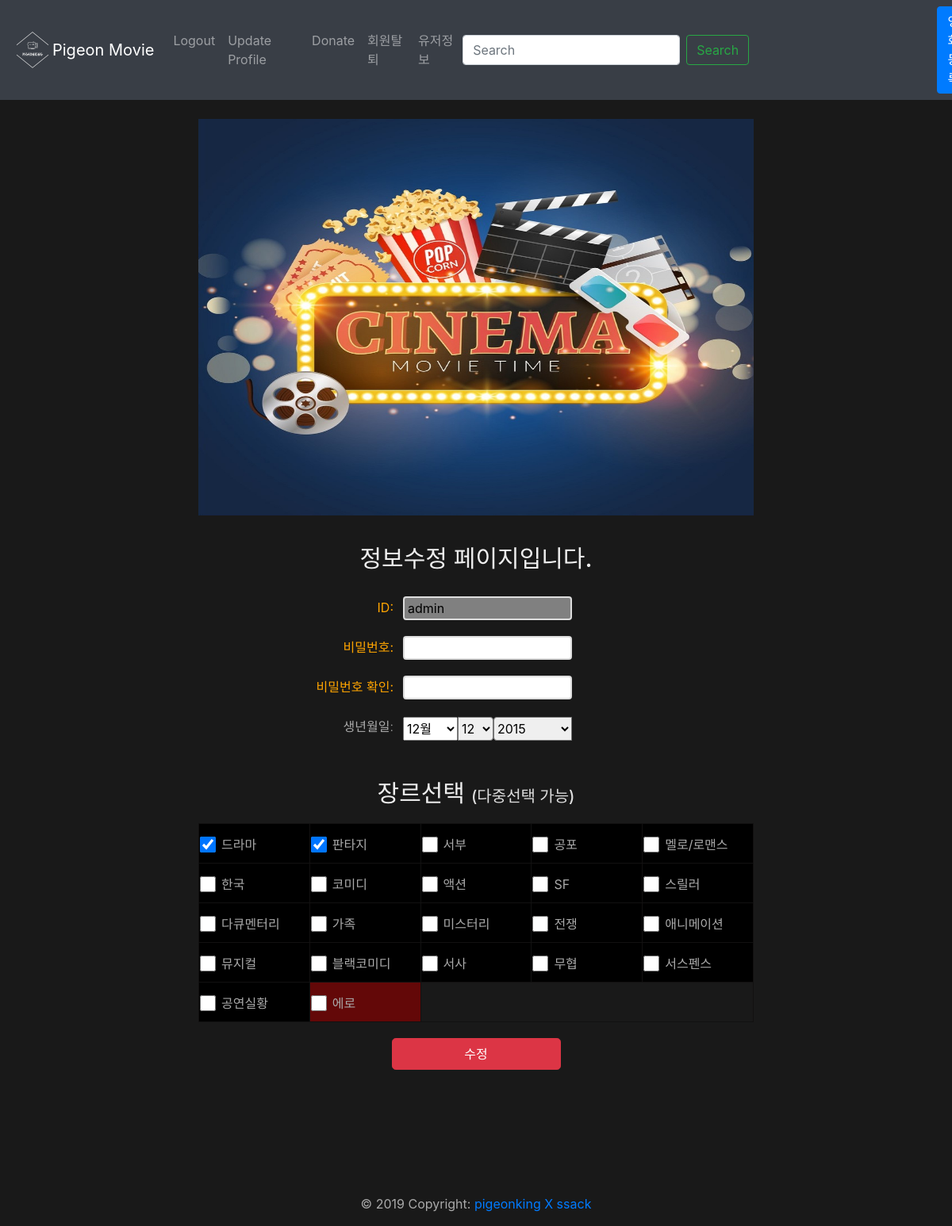
/accounts/update/ (signed in), run on the app's committed database.
### accounts/models.py (models this page shows, shortened)
class MyUser(AbstractBaseUser):
    username = models.CharField(
        verbose_name='ID',
        max_length=255,
        unique=True,
    )
    date_of_birth = models.DateField()
    favorite_genres = models.ManyToManyField(Genre,related_name="genrestouser")
    is_active = models.BooleanField(default=True)
    is_admin = models.BooleanField(default=False)
    objects = MyUserManager()
    USERNAME_FIELD = 'username'
    REQUIRED_FIELDS = ['date_of_birth']

### movies/models.py (models this page shows)
class Genre(models.Model):
    name = models.CharField(max_length=150)
    def __str__(self):
        return f'{self.name}'

### accounts/views.py (the view)
# urls.py: path('update/',views.update,name="update"),
@require_http_methods(["GET", "POST"])
@login_required
def update(request):
    if request.method == "POST":
        user_form = UserChangeForm(request.POST, instance=request.user)
        if user_form.is_valid():
            user = user_form.save()
            gen = request.POST.getlist('gen')
            print(gen)
            for k in Genre.objects.all():
                user.favorite_genres.remove(k.id)
            for i in gen:
                for j in Genre.objects.all():
                    if j.name == i:
                        user.favorite_genres.add(j.id)
            auth_login(request, user)
            return redirect('movies:index')
    else:
        user_form = UserChangeForm(instance=request.user)
    genres = Genre.objects.all()
    geng = request.user.favorite_genres.all()
    print(geng)
    for i in geng:
        print(i.name)
    context = {'user_form':user_form,'genres':genres,'geng':geng}
    return render(request,'accounts/update.html',context)

### accounts/forms.py (shortened to what this page needs)
class UserChangeForm(forms.ModelForm):
    password1 = forms.CharField(label='비밀번호', widget=forms.PasswordInput)
    password2 = forms.CharField(label='비밀번호 확인', widget=forms.PasswordInput)
    date_of_birth = forms.DateField(
        widget=forms.SelectDateWidget(years=BIRTH_YEAR_CHOICES),
        label="생년월일"
        )
    class Meta:
        model = MyUser
        fields = ('password1','password2','date_of_birth')

### accounts/templates/accounts/update.html (shortened to what this page needs)
{% extends 'base.html' %}
{% load static %}
{% block body %}
<br>
<div class="d-flex justify-content-center"> <div class="top"></div></div>
<br>
    <h3> 정보수정 페이지입니다. </h3>
    <div class="d-flex justify-content-center con">
        <form method = "POST">
            <table style="border-collapse: collapse;">
            <th style="font-size:16px;font-weight:300;width:16em;padding-right:10px;text-align:right;padding:12px 10px 10px 2px;vertical-align:top;font-size:16px;margin:0;color:orange;font-weight:400;">
                ID:
            </th>
            <td style="padding:10px 2px;margin-right:10px;">
                <input type="text" value="{{request.user.username}}" readonly="readonly" style="background-color:grey;">
            </td>
            </table>
            {% for field in user_form %}
                <table style="border-collapse: collapse;">
                    <th style="font-size:16px;font-weight:300;width:16em;padding-right:10px;text-align:right;padding:12px 10px 10px 2px;vertical-align:top;">
                        {{ field.label_tag }}
                    </th>
                    <td style="padding:10px 2px;margin-right:10px;">
                        {{ field }}
                    </td>
                    <td class="gg">
                    </td>
                </table>
            {% endfor %}<br>
        <h3>장르선택 <span style="color:#ddd;font-size:20px;"> (다중선택 가능)</span></h3>
        <div class="d-flex justify-content-center">
            <table border="1" bordercolor="#121111" style="width:100%;">
            {% for genre in genres %}
                {% if genre.id == 6 or genre.id == 12 or genre.id == 18 or genre.id == 24%}
                <tr>
                </tr>
                {% elif genre.id == 26 %}
                    <div class="god">
                    <td class="tde" style="width:100px;height:50px;">
                    {% if genre in geng.all %}
                        <input type="checkbox" name="gen" value="{{genre}}" checked="checked" id="{{genre}}"><label for="{{genre}}" style="margin:0;postion:relative;bottom:1px;">{{genre}}</label>
                    {% else %}
                        <input type="checkbox" name="gen" value="{{genre}}" id="{{genre}}" ><label for="{{genre}}" style="margin:0;postion:relative;bottom:1px;">{{genre}}</label>
                    {% endif %}
                    </td>
                    </div>
                {% else %}
                    <div class="god">
                    <td class="tdd" style="width:100px;height:50px;">
                    {% if genre in geng.all %}
                        <input type="checkbox" name="gen" value="{{genre}}" checked="checked" id="{{genre}}"><label for="{{genre}}" style="margin:0;postion:relative;bottom:1px;">{{genre}}</label>
                    {% else %}
                        <input type="checkbox" name="gen" value="{{genre}}" id="{{genre}}" ><label for="{{genre}}" style="margin:0;postion:relative;bottom:1px;">{{genre}}</label>
                    {% endif %}
                    </td>
                    </div>
                {% endif %}
            {% endfor %}
            </table>
        </div>
        <div class="d-flex justify-content-center fieldWrapper" style="margin-top:20px;">
        <input type="submit" value="수정" class="btn btn-danger btn-lg btn-block" style="width:213px;height:40px;font-size:16px;padding:4px 8px;">
        </div>
    </form>
    </div>
{% endblock %}

### data on the page
MyUser: user.username "admin"
Genre: name "드라마"
Genre: name "판타지"
Genre: name "서부"
Genre: name "공포"
Genre: name "멜로/로맨스"
Genre: name "한국"
Genre: name "코미디"
Genre: name "액션"
Genre: name "SF"
Genre: name "스릴러"
Genre: name "다큐멘터리"
Genre: name "가족"
Genre: name "미스터리"
Genre: name "전쟁"
Genre: name "애니메이션"
Genre: name "뮤지컬"
Genre: name "블랙코미디"
Genre: name "서사"
Genre: name "무협"
Genre: name "서스펜스"
Genre: name "공연실황"
Genre: name "에로"

### other printed values
{{ field.label_tag }} "비밀번호:" "비밀번호 확인:" "생년월일:"
